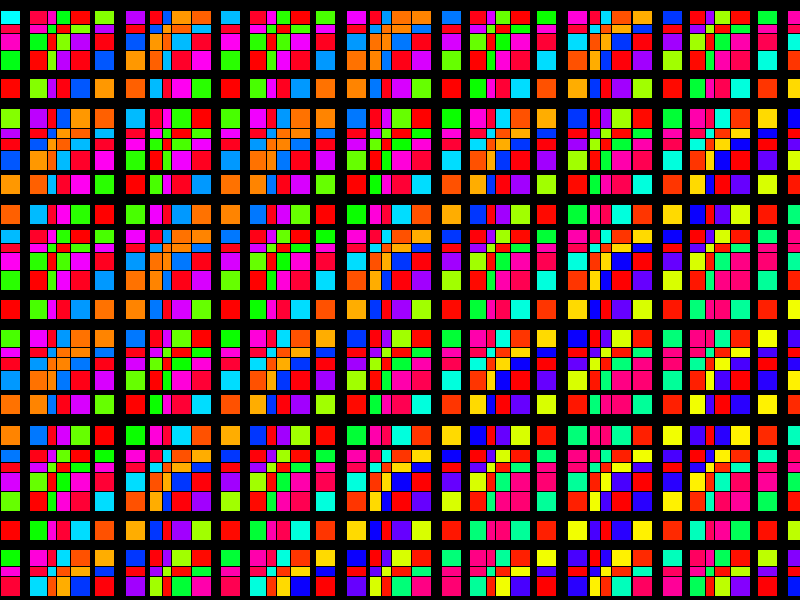
Frame 1 (no input)
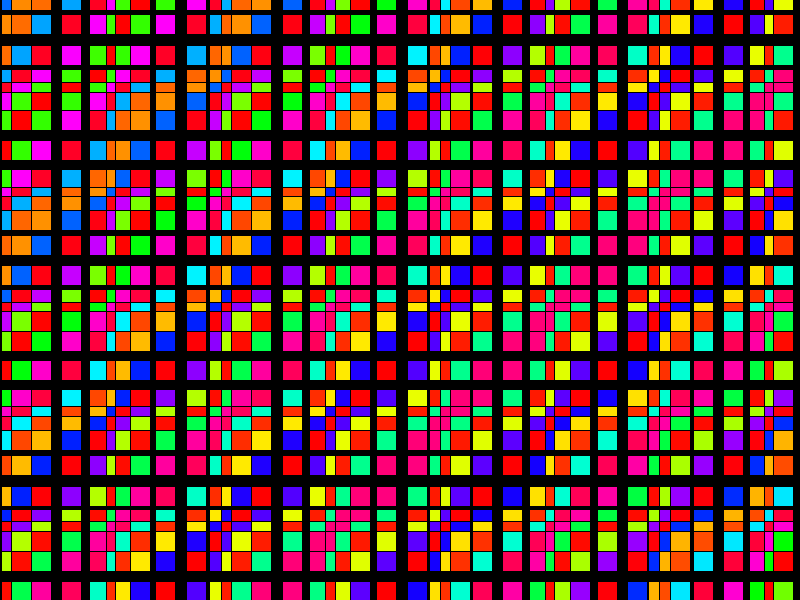
Frame 60 (the mouse pressed at the canvas centre just before this capture)
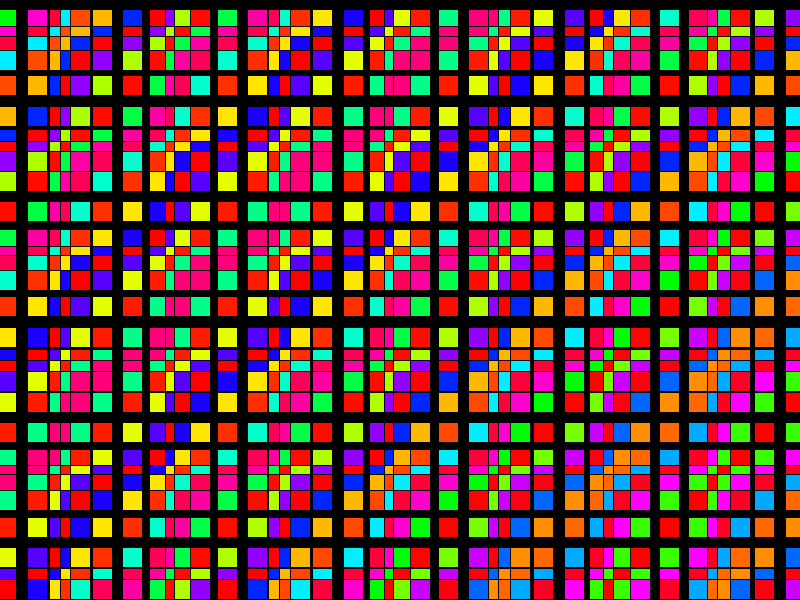
Frame 120 (the mouse held since frame 60 and released just before this capture)

The Processing sketch that drew these frames (run headless with seeded random() and noise(); from frame 60 on, the mouse is pressed at the canvas centre):

// Processing sketch: funnyGrid
// ── funnyGrid.pde
float x, y;

void setup() {
  size(800, 600);
  background(0);
  colorMode(HSB, 360, 100, 100);
  x = 0;
  y = 0;
}

void draw() {
  background(0);
  for (int i = 0; i < width; i += 20) {
    for (int j = 0; j < height; j += 20) {
      fill(map(sin(x + i + j), -1, 1, 0, 360), 100, 100);
      rect(i + sin(x + i) * 10, j + cos(y + j) * 10, 20, 20);
    }
  }
  x += 0.05;
  y += 0.05;
}
